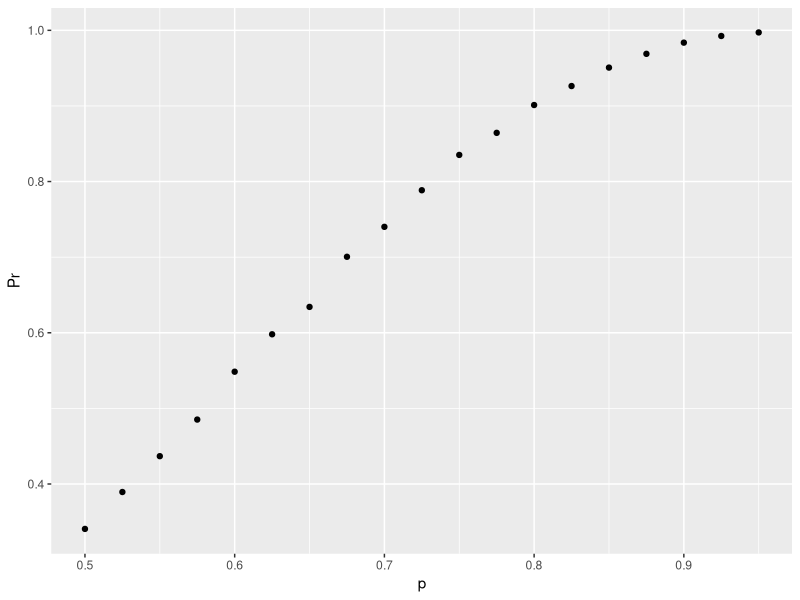
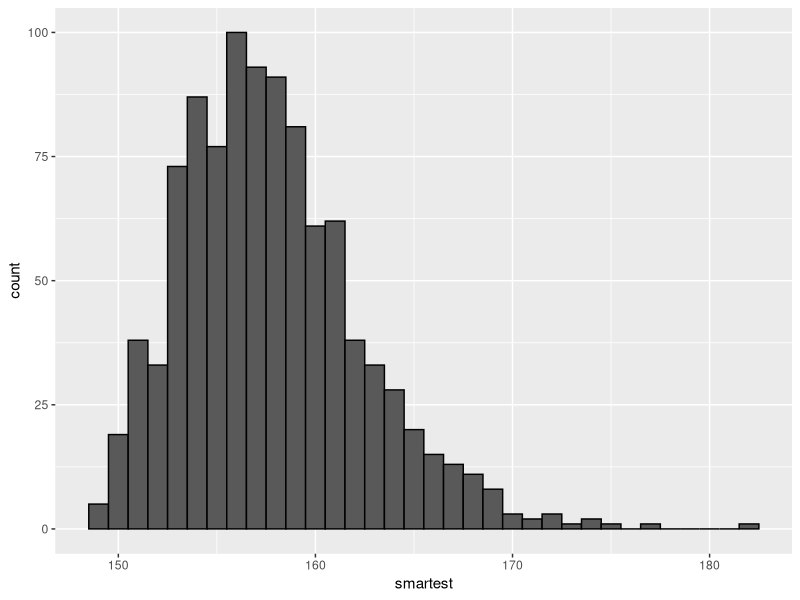

The R source for these figures, in order:
## ---- chunk 1
3/(3+5+7)
## ---- chunk 2
1-3/(3+5+7)
## ---- chunk 3
(3/(3+5+7))*(1-2/(2+5+7))
## ---- chunk 4
(3/(3+5+7))*(1-(3/(3+5+7)))
## ---- chunk 5
7/(3+5+7)
## ---- chunk 6
1-(5/6)^6
## ---- chunk 7
1-0.6^4
## ---- chunk 8
(0.5)^4+4*0.5*(0.5)^4+(5*4/2)*(0.5)^2*(0.5)^4
## ---- chunk 9
B <- 10000

prob_win <- function(p){
  B <- 10000
  result <- replicate(B, {
    win <- sample(c(1,0), 6, replace = TRUE, prob = c(p, 1-p))
    sum(win)>=4
  })
  mean(result)
}

prob_win(0.5)
## ---- chunk 10
p <- seq(0.5, 0.95, 0.025)
library(tidyverse)
Pr <- sapply(p, prob_win)
qplot(p, Pr)
## ---- chunk 11
#5 feet = 12*5 inches = 60 inches
pnorm(60,64,3)
## ---- chunk 12
#6 feet = 72 inches
1-pnorm(72,64,3)
## ---- chunk 13
pnorm(67,64,3)-pnorm(61,64,3)
## ---- chunk 14
pnorm(67*2.54,64*2.54,3*2.54)-pnorm(61*2.54,64*2.54,3*2.54)
## ---- chunk 15
(pnorm(67,64,3)-pnorm(64,64,3))+(pnorm(64,64,3)-pnorm(61,64,3))
## ---- chunk 16
qnorm(0.99,69,3)
#pnorm(75.97904,69,3)
## ---- chunk 17
B <- 1000
smartest <- replicate(B, {
  simulated_data <- rnorm(10000, 100, 15)
  max(simulated_data)
})
data.frame(smartest = smartest) |> ggplot(aes(smartest)) + 
  geom_histogram(color="black", binwidth = 1) 
